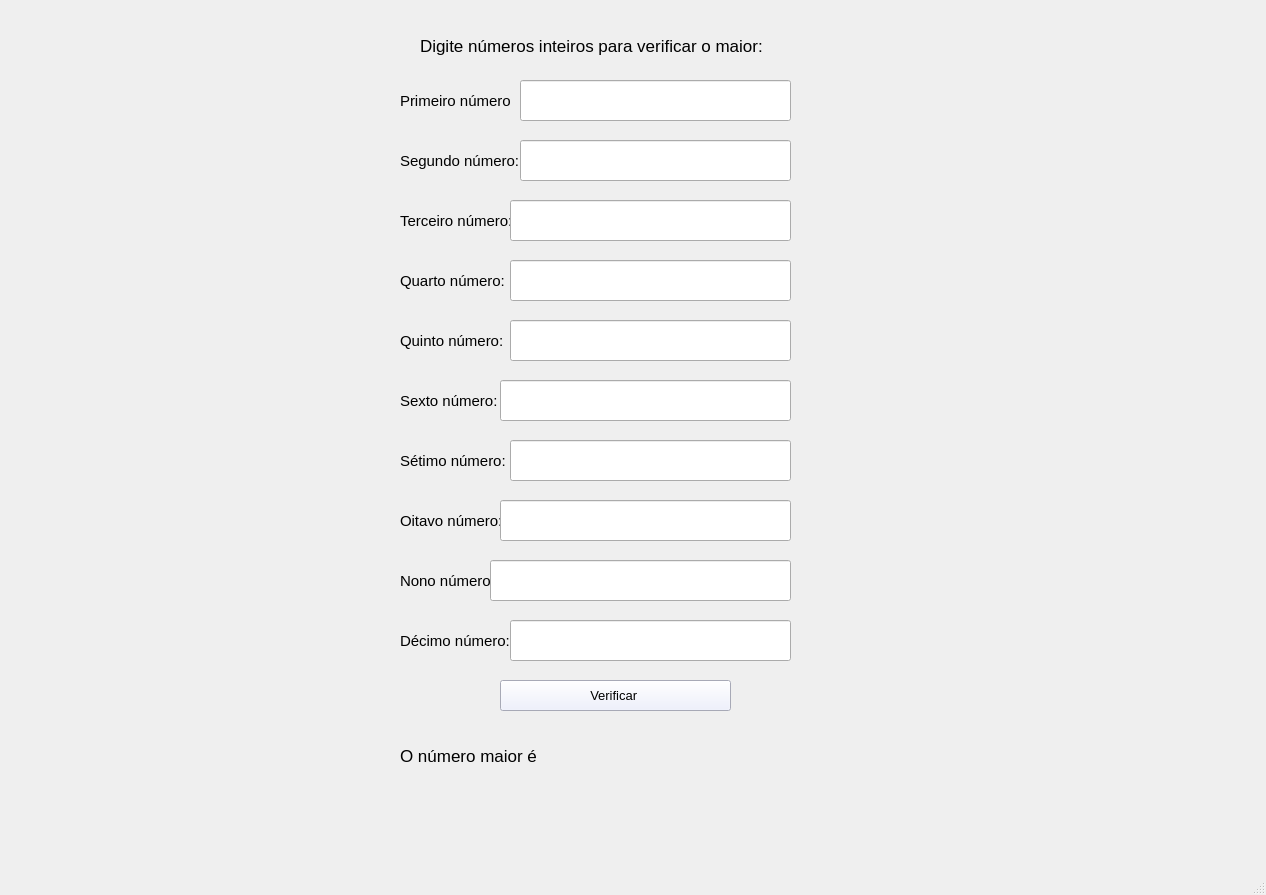
<?xml version="1.0" encoding="UTF-8"?>
<ui version="4.0">
 <class>MainWindow</class>
 <widget class="QMainWindow" name="MainWindow">
  <property name="geometry">
   <rect>
    <x>0</x>
    <y>0</y>
    <width>1266</width>
    <height>895</height>
   </rect>
  </property>
  <property name="windowTitle">
   <string>MainWindow</string>
  </property>
  <widget class="QWidget" name="centralwidget">
   <widget class="QLabel" name="labelDescricao">
    <property name="geometry">
     <rect>
      <x>420</x>
      <y>30</y>
      <width>361</width>
      <height>31</height>
     </rect>
    </property>
    <property name="font">
     <font>
      <family>Arial</family>
      <pointsize>13</pointsize>
     </font>
    </property>
    <property name="text">
     <string>Digite números inteiros para verificar o maior:</string>
    </property>
   </widget>
   <widget class="QLabel" name="labelNum1">
    <property name="geometry">
     <rect>
      <x>400</x>
      <y>80</y>
      <width>111</width>
      <height>41</height>
     </rect>
    </property>
    <property name="font">
     <font>
      <family>Arial</family>
      <pointsize>11</pointsize>
     </font>
    </property>
    <property name="text">
     <string>Primeiro número:</string>
    </property>
   </widget>
   <widget class="QLabel" name="labelResultado">
    <property name="geometry">
     <rect>
      <x>400</x>
      <y>730</y>
      <width>691</width>
      <height>51</height>
     </rect>
    </property>
    <property name="font">
     <font>
      <family>Arial</family>
      <pointsize>13</pointsize>
     </font>
    </property>
    <property name="text">
     <string>O número maior é </string>
    </property>
   </widget>
   <widget class="QLineEdit" name="lineEditNum1">
    <property name="geometry">
     <rect>
      <x>520</x>
      <y>80</y>
      <width>271</width>
      <height>41</height>
     </rect>
    </property>
    <property name="font">
     <font>
      <family>Arial</family>
      <pointsize>12</pointsize>
     </font>
    </property>
   </widget>
   <widget class="QLabel" name="labelNum2">
    <property name="geometry">
     <rect>
      <x>400</x>
      <y>140</y>
      <width>121</width>
      <height>41</height>
     </rect>
    </property>
    <property name="font">
     <font>
      <family>Arial</family>
      <pointsize>11</pointsize>
     </font>
    </property>
    <property name="text">
     <string>Segundo número:</string>
    </property>
   </widget>
   <widget class="QLineEdit" name="lineEditNum2">
    <property name="geometry">
     <rect>
      <x>520</x>
      <y>140</y>
      <width>271</width>
      <height>41</height>
     </rect>
    </property>
    <property name="font">
     <font>
      <family>Arial</family>
      <pointsize>12</pointsize>
     </font>
    </property>
   </widget>
   <widget class="QPushButton" name="pushButtonEnviar">
    <property name="geometry">
     <rect>
      <x>500</x>
      <y>680</y>
      <width>231</width>
      <height>31</height>
     </rect>
    </property>
    <property name="font">
     <font>
      <family>Arial</family>
      <pointsize>10</pointsize>
     </font>
    </property>
    <property name="styleSheet">
     <string notr="true">background: #eaedff;</string>
    </property>
    <property name="text">
     <string>Verificar </string>
    </property>
   </widget>
   <widget class="QLineEdit" name="lineEditNum4">
    <property name="geometry">
     <rect>
      <x>510</x>
      <y>260</y>
      <width>281</width>
      <height>41</height>
     </rect>
    </property>
    <property name="font">
     <font>
      <family>Arial</family>
      <pointsize>12</pointsize>
     </font>
    </property>
   </widget>
   <widget class="QLabel" name="labelNum1_2">
    <property name="geometry">
     <rect>
      <x>400</x>
      <y>200</y>
      <width>111</width>
      <height>41</height>
     </rect>
    </property>
    <property name="font">
     <font>
      <family>Arial</family>
      <pointsize>11</pointsize>
     </font>
    </property>
    <property name="text">
     <string>Terceiro número:</string>
    </property>
   </widget>
   <widget class="QLineEdit" name="lineEditNum3">
    <property name="geometry">
     <rect>
      <x>510</x>
      <y>200</y>
      <width>281</width>
      <height>41</height>
     </rect>
    </property>
    <property name="font">
     <font>
      <family>Arial</family>
      <pointsize>12</pointsize>
     </font>
    </property>
   </widget>
   <widget class="QLabel" name="labelNum2_2">
    <property name="geometry">
     <rect>
      <x>400</x>
      <y>260</y>
      <width>121</width>
      <height>41</height>
     </rect>
    </property>
    <property name="font">
     <font>
      <family>Arial</family>
      <pointsize>11</pointsize>
     </font>
    </property>
    <property name="text">
     <string>Quarto número:</string>
    </property>
   </widget>
   <widget class="QLineEdit" name="lineEditNum6">
    <property name="geometry">
     <rect>
      <x>500</x>
      <y>380</y>
      <width>291</width>
      <height>41</height>
     </rect>
    </property>
    <property name="font">
     <font>
      <family>Arial</family>
      <pointsize>12</pointsize>
     </font>
    </property>
   </widget>
   <widget class="QLabel" name="labelNum1_5">
    <property name="geometry">
     <rect>
      <x>400</x>
      <y>320</y>
      <width>111</width>
      <height>41</height>
     </rect>
    </property>
    <property name="font">
     <font>
      <family>Arial</family>
      <pointsize>11</pointsize>
     </font>
    </property>
    <property name="text">
     <string>Quinto número:</string>
    </property>
   </widget>
   <widget class="QLineEdit" name="lineEditNum5">
    <property name="geometry">
     <rect>
      <x>510</x>
      <y>320</y>
      <width>281</width>
      <height>41</height>
     </rect>
    </property>
    <property name="font">
     <font>
      <family>Arial</family>
      <pointsize>12</pointsize>
     </font>
    </property>
   </widget>
   <widget class="QLabel" name="labelNum2_5">
    <property name="geometry">
     <rect>
      <x>400</x>
      <y>380</y>
      <width>121</width>
      <height>41</height>
     </rect>
    </property>
    <property name="font">
     <font>
      <family>Arial</family>
      <pointsize>11</pointsize>
     </font>
    </property>
    <property name="text">
     <string>Sexto número:</string>
    </property>
   </widget>
   <widget class="QLineEdit" name="lineEditNum7">
    <property name="geometry">
     <rect>
      <x>510</x>
      <y>440</y>
      <width>281</width>
      <height>41</height>
     </rect>
    </property>
    <property name="font">
     <font>
      <family>Arial</family>
      <pointsize>12</pointsize>
     </font>
    </property>
   </widget>
   <widget class="QLabel" name="labelNum2_6">
    <property name="geometry">
     <rect>
      <x>400</x>
      <y>500</y>
      <width>101</width>
      <height>41</height>
     </rect>
    </property>
    <property name="font">
     <font>
      <family>Arial</family>
      <pointsize>11</pointsize>
     </font>
    </property>
    <property name="text">
     <string>Oitavo número:</string>
    </property>
   </widget>
   <widget class="QLineEdit" name="lineEditNum8">
    <property name="geometry">
     <rect>
      <x>500</x>
      <y>500</y>
      <width>291</width>
      <height>41</height>
     </rect>
    </property>
    <property name="font">
     <font>
      <family>Arial</family>
      <pointsize>12</pointsize>
     </font>
    </property>
   </widget>
   <widget class="QLabel" name="labelNum1_6">
    <property name="geometry">
     <rect>
      <x>400</x>
      <y>440</y>
      <width>111</width>
      <height>41</height>
     </rect>
    </property>
    <property name="font">
     <font>
      <family>Arial</family>
      <pointsize>11</pointsize>
     </font>
    </property>
    <property name="text">
     <string>Sétimo número:</string>
    </property>
   </widget>
   <widget class="QLabel" name="labelNum2_7">
    <property name="geometry">
     <rect>
      <x>400</x>
      <y>620</y>
      <width>111</width>
      <height>41</height>
     </rect>
    </property>
    <property name="font">
     <font>
      <family>Arial</family>
      <pointsize>11</pointsize>
     </font>
    </property>
    <property name="text">
     <string>Décimo número:</string>
    </property>
   </widget>
   <widget class="QLineEdit" name="lineEditNum10">
    <property name="geometry">
     <rect>
      <x>510</x>
      <y>620</y>
      <width>281</width>
      <height>41</height>
     </rect>
    </property>
    <property name="font">
     <font>
      <family>Arial</family>
      <pointsize>12</pointsize>
     </font>
    </property>
   </widget>
   <widget class="QLabel" name="labelNum1_7">
    <property name="geometry">
     <rect>
      <x>400</x>
      <y>560</y>
      <width>91</width>
      <height>41</height>
     </rect>
    </property>
    <property name="font">
     <font>
      <family>Arial</family>
      <pointsize>11</pointsize>
     </font>
    </property>
    <property name="text">
     <string>Nono número:</string>
    </property>
   </widget>
   <widget class="QLineEdit" name="lineEditNum9">
    <property name="geometry">
     <rect>
      <x>490</x>
      <y>560</y>
      <width>301</width>
      <height>41</height>
     </rect>
    </property>
    <property name="font">
     <font>
      <family>Arial</family>
      <pointsize>12</pointsize>
     </font>
    </property>
   </widget>
  </widget>
  <widget class="QMenuBar" name="menubar">
   <property name="geometry">
    <rect>
     <x>0</x>
     <y>0</y>
     <width>1266</width>
     <height>21</height>
    </rect>
   </property>
  </widget>
  <widget class="QStatusBar" name="statusbar"/>
 </widget>
 <resources/>
 <connections/>
</ui>
